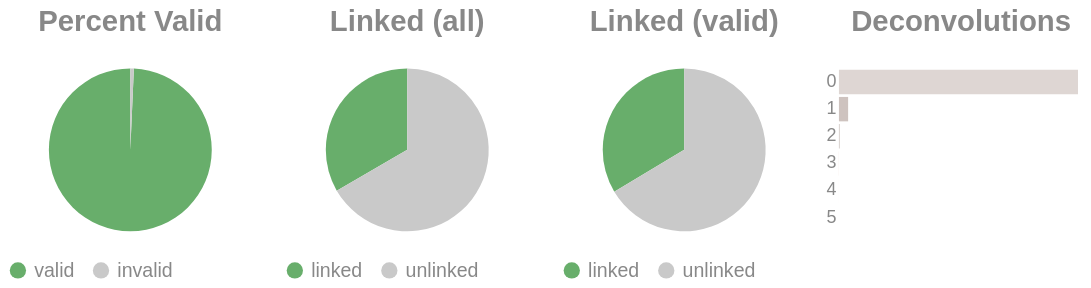

The notebook cell this image was saved under:
### Code cell
if SKIPLR:
    pass
else:
    clash = Counter()
    for i in valids['molecule'].to_list():
        _mol = i.split("-")
        if len(_mol) == 1:
            clash.update('0')
        else:
            clash.update(_mol[-1])

    _d = {"deconvolutions": [], 'count': []}
    for k,v in clash.items():
        _d['deconvolutions'].append(k)
        _d['count'].append(v)

    tot_valid = valids['reads'].sum()
    mask = valids['reads'] >= 2
    n_linked_reads = valids.filter(mask)['reads'].sum()
    if n_linked_reads == 0:
        print_html("No linked molecules (>=2 reads) were detected; skipping linked-only distributions.")
        SKIPLR = True
    else:
        perc_valid = round(tot_valid / n_reads, 4)
        linked_perc_abs = round(n_linked_reads / n_reads, 4)
        linked_perc = round(n_linked_reads / tot_valid, 4)

    _valid = pl.DataFrame({"valids": ['valid', 'invalid'], "count": [tot_valid, n_reads - tot_valid]})
    _linked_abs = pl.DataFrame({"linked (absolute)": ['linked', 'unlinked'], "count": [n_linked_reads, n_reads - n_linked_reads]})
    _linked_rel = pl.DataFrame({"linked (valids)": ['linked', 'unlinked'], "count": [n_linked_reads, tot_valid - n_linked_reads]})

    (
        alt.hconcat(
            piechart(_valid, goodval = 'valid', title = "Percent Valid"),
            piechart(_linked_abs, goodval = "linked", title =  "Linked (all)"),
            piechart(_linked_rel, goodval = "linked", title =  "Linked (valid)"),
            convolutionbar(pl.DataFrame(_d), title = "Deconvolutions"),
            center = True,
            bounds = 'flush'
        )
        .resolve_scale(color='independent')
        .resolve_legend('independent')
        .properties(usermeta={'embedOptions': {"actions": False}})
    ).display()

### Figure 1 — Vega-Lite specification as saved in the notebook (floating-point values rounded to 4 significant figures)
{"width": "container", "height": 400, "config": {"title": {"anchor": "start", "dy": -15, "fontSize": 18, "color": "#888888", "subtitleColor": "#888888", "subtitleFontSize": 14}, "arc": {"fill": "#0072B2"}, "axis": {"domainColor": "#888888", "domainWidth": 0.5, "gridWidth": 0.2, "grid": false, "titleFontWeight": 400, "titleFontSize": 15, "labelFontSize": 11, "labelColor": "#888888", "tickColor": "#888888", "tickWidth": 0.2, "titleColor": "#888888"}, "axisBand": {"grid": false}, "axisX": {"grid": true, "tickSize": 10, "domainCap": "round"}, "axisY": {"domain": false, "grid": true, "tickSize": 0, "domainCap": "round"}, "background": "transparent", "header": {"labelFontSize": 15, "labelColor": "#888888", "titleFontSize": 15, "titleFontWeight": 600, "titleColor": "#888888"}, "legend": {"labelFont": "sans-serif", "labelFontSize": 12, "labelColor": "#888888", "symbolSize": 100, "symbolType": "circle", "titleFontSize": 12, "titlePadding": 10, "titleColor": "#888888", "title": null}, "range": {"category": ["#E69F00", "#56B4E9", "#009E73", "#F0E442", "#0072B2", "#D55E00", "#CC79A7", "#000000"], "diverging": ["#cfe8f3", "#a2d4ec", "#73bfe2", "#46abdb", "#1696d2", "#12719e"]}, "area": {"fill": "#0072B2", "fillOpacity": 0.7, "line": true, "strokeOpacity": 0.7}, "line": {"color": "#0072B2", "stroke": "#0072B2", "strokeWidth": 2}, "trail": {"color": "#0072B2", "stroke": "#0072B2", "strokeWidth": 0, "size": 1}, "point": {"filled": true, "fillOpacity": 1.0, "size": 95}, "text": {"color": "#888888", "fontSize": 11, "align": "right", "fontWeight": 400, "size": 11}, "bar": {"fill": "#0072B2", "stroke": null}, "view": {"stroke": null, "continuousWidth": 660, "continuousHeight": 400}}, "hconcat": [{"data": {"name": "data-9edb2a0b53e07640e5a117651aea4c96"}, "mark": {"type": "arc"}, "encoding": {"color": {"field": "valids", "legend": {"orient": "bottom", "title": null}, "scale": {"domain": ["valid", "invalid"], "range": ["#68ae6b", "#C9C9C9"]}, "title": "Valids", "type": "nominal"}, "theta": {"field": "count", "type": "quantitative"}, "tooltip": [{"field": "valids", "title": "Valids", "type": "ordinal"}, {"field": "percent", "format": ".2%", "title": "Percent", "type": "quantitative"}, {"field": "count", "title": "Count", "type": "quantitative"}]}, "height": 100, "title": {"text": "Percent Valid", "align": "center", "anchor": "middle"}, "transform": [{"calculate": "datum.count / 7045726", "as": "percent"}], "width": 150}, {"data": {"name": "data-3d8bf888fda52434a1bb1102bcbe6b04"}, "mark": {"type": "arc"}, "encoding": {"color": {"field": "linked (absolute)", "legend": {"orient": "bottom", "title": null}, "scale": {"domain": ["linked", "unlinked"], "range": ["#68ae6b", "#C9C9C9"]}, "title": "Linked (Absolute)", "type": "nominal"}, "theta": {"field": "count", "type": "quantitative"}, "tooltip": [{"field": "linked (absolute)", "title": "Linked (Absolute)", "type": "ordinal"}, {"field": "percent", "format": ".2%", "title": "Percent", "type": "quantitative"}, {"field": "count", "title": "Count", "type": "quantitative"}]}, "height": 100, "title": {"text": "Linked (all)", "align": "center", "anchor": "middle"}, "transform": [{"calculate": "datum.count / 7045726", "as": "percent"}], "width": 150}, {"data": {"name": "data-67bb510d4b8e878460c31964b31cbdad"}, "mark": {"type": "arc"}, "encoding": {"color": {"field": "linked (valids)", "legend": {"orient": "bottom", "title": null}, "scale": {"domain": ["linked", "unlinked"], "range": ["#68ae6b", "#C9C9C9"]}, "title": "Linked (Valids)", "type": "nominal"}, "theta": {"field": "count", "type": "quantitative"}, "tooltip": [{"field": "linked (valids)", "title": "Linked (Valids)", "type": "ordinal"}, {"field": "percent", "format": ".2%", "title": "Percent", "type": "quantitative"}, {"field": "count", "title": "Count", "type": "quantitative"}]}, "height": 100, "title": {"text": "Linked (valid)", "align": "center", "anchor": "middle"}, "transform": [{"calculate": "datum.count / 6996671", "as": "percent"}], "width": 150}, {"data": {"name": "data-8b37cffb08afde9c190b6ce03c8ed5cc"}, "mark": {"type": "bar"}, "encoding": {"color": {"field": "deconvolutions", "legend": null, "scale": {"scheme": "lightgreyred"}, "type": "nominal"}, "tooltip": [{"field": "deconvolutions", "title": "Deconvolutions", "type": "ordinal"}, {"field": "percent", "format": ".2%", "title": "Percent", "type": "quantitative"}, {"field": "count", "title": "Count", "type": "quantitative"}], "x": {"axis": null, "field": "count", "type": "quantitative"}, "y": {"field": "deconvolutions", "sort": "ascending", "title": null, "type": "nominal"}}, "height": 100, "title": {"text": "Deconvolutions", "align": "center", "anchor": "middle"}, "transform": [{"calculate": "datum.count / 5602451", "as": "percent"}], "width": 150}], "bounds": "flush", "center": true, "resolve": {"legend": {"angle": "independent"}, "scale": {"color": "independent"}}, "usermeta": {"embedOptions": {"actions": false}}, "$schema": "https://vega.github.io/schema/vega-lite/v6.1.0.json", "datasets": {"data-9edb2a0b53e07640e5a117651aea4c96": [{"valids": "valid", "count": 6996671}, {"valids": "invalid", "count": 49055}], "data-3d8bf888fda52434a1bb1102bcbe6b04": [{"linked (absolute)": "linked", "count": 2349087}, {"linked (absolute)": "unlinked", "count": 4696639}], "data-67bb510d4b8e878460c31964b31cbdad": [{"linked (valids)": "linked", "count": 2349087}, {"linked (valids)": "unlinked", "count": 4647584}], "data-8b37cffb08afde9c190b6ce03c8ed5cc": [{"deconvolutions": "0", "count": 5381476}, {"deconvolutions": "1", "count": 206863}, {"deconvolutions": "2", "count": 13028}, {"deconvolutions": "3", "count": 985}, {"deconvolutions": "4", "count": 92}, {"deconvolutions": "5", "count": 7}]}}
